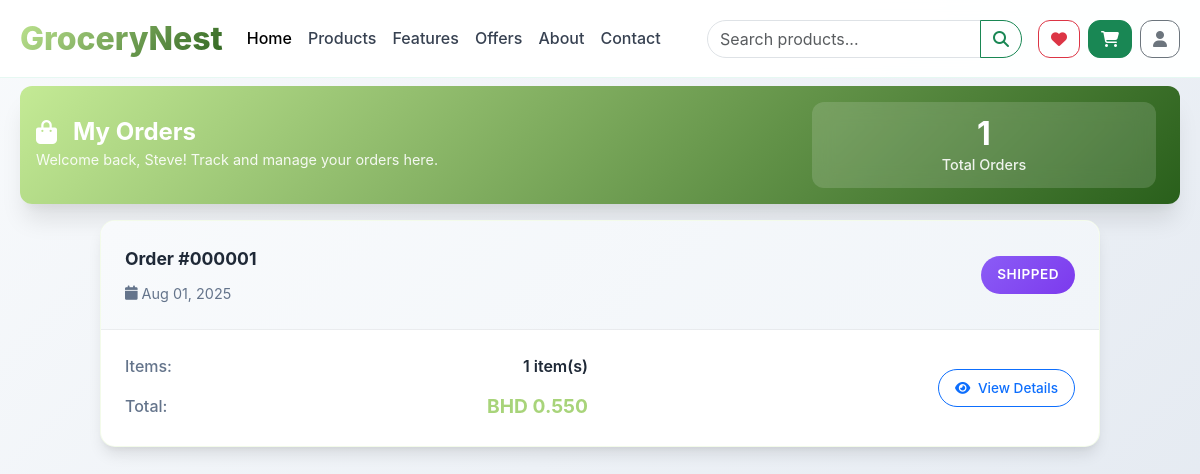
The page /orders.php (signed in) on the database as committed earlier.
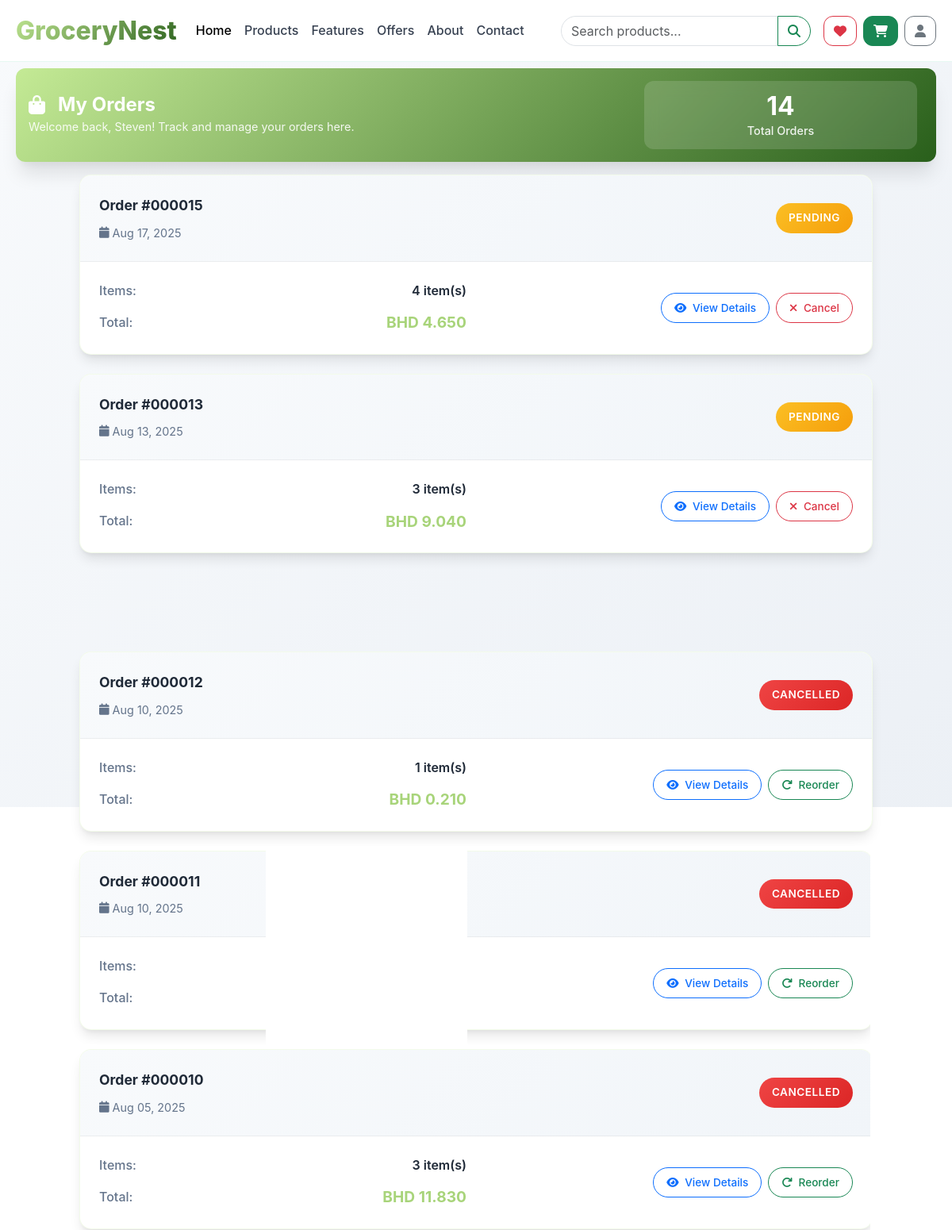
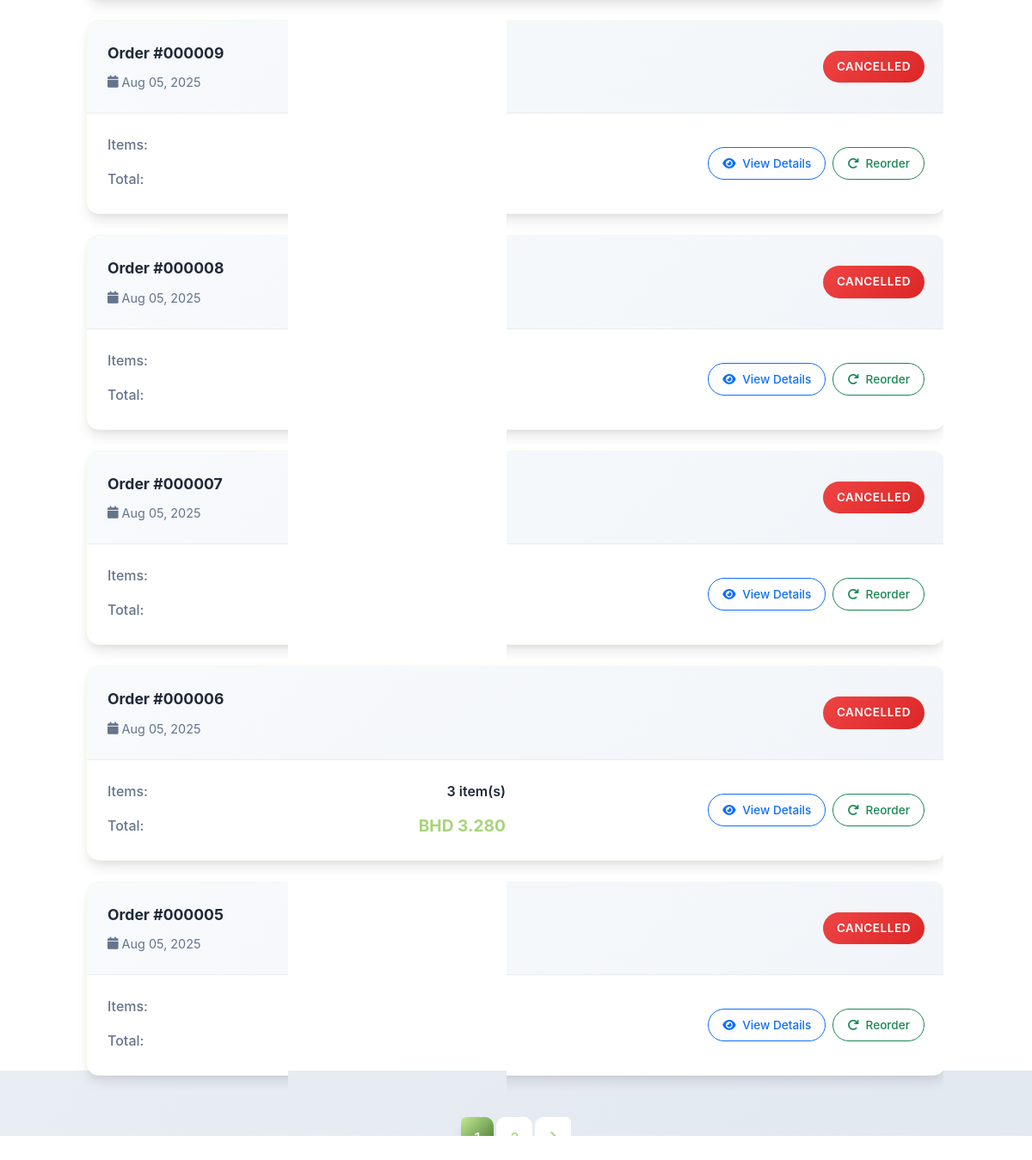
The same page on the database as committed later (2 pictures, top to bottom).
### tables this page shows
CREATE TABLE `customer` (
  `id` int(11) NOT NULL,
  `Fname` varchar(100) NOT NULL,
  `Lname` varchar(100) NOT NULL,
  `Mobile` varchar(20) DEFAULT NULL,
  `Building` varchar(255) DEFAULT NULL,
  `Block` varchar(100) DEFAULT NULL,
  `UID` int(11) NOT NULL,
  `Profile_pic` varchar(255) DEFAULT 'default.jpg',
  `created_at` datetime DEFAULT current_timestamp()
);

CREATE TABLE `orders` (
  `id` int(11) NOT NULL,
  `user_id` int(11) NOT NULL,
  `subtotal` decimal(10,2) NOT NULL,
  `tax_amount` decimal(10,2) NOT NULL,
  `total` decimal(10,2) NOT NULL,
  `status` varchar(50) DEFAULT 'pending',
  `shipping_address` text DEFAULT NULL,
  `payment_method` varchar(50) DEFAULT NULL,
  `created_at` datetime DEFAULT current_timestamp()
);

### orders.php (the view, shortened to what the changed rows need)
<?php
require_once 'project_connection.php';
$userId = $_SESSION['userId'];
$page = intval($_GET['page'] ?? 1);
$per_page = 10;
$offset = ($page - 1) * $per_page;
$stmt = $conn->prepare("SELECT COUNT(*) FROM orders WHERE user_id = ?");
$stmt->execute([$userId]);
$total_orders = $stmt->fetchColumn();
$total_pages = ceil($total_orders / $per_page);
$stmt = $conn->prepare("
    SELECT o.*, COUNT(oi.id) as item_count
    FROM orders o
    LEFT JOIN order_items oi ON o.id = oi.order_id
    WHERE o.user_id = ?
    GROUP BY o.id
    ORDER BY o.created_at DESC
    LIMIT ? OFFSET ?
");
$stmt->execute([$userId, $per_page, $offset]);
$orders = $stmt->fetchAll(PDO::FETCH_ASSOC);
$stmt = $conn->prepare("SELECT u.Username, c.Fname, c.Lname FROM user u LEFT JOIN customer c ON u.id = c.UID WHERE u.id = ?");
$stmt->execute([$userId]);
$user_info = $stmt->fetch(PDO::FETCH_ASSOC);
?>
<!DOCTYPE html>
<html lang="en">
<head>
    <link href="https://cdn.jsdelivr.net/npm/bootstrap@5.3.0/dist/css/bootstrap.min.css" rel="stylesheet">
    <link rel="stylesheet" href="https://cdnjs.cloudflare.com/ajax/libs/font-awesome/6.4.0/css/all.min.css">
    <link href="https://unpkg.com/aos@2.3.1/dist/aos.css" rel="stylesheet">
    <link rel="stylesheet" href="css/index.css">
    <link rel="stylesheet" href="css/navbar.css">
    <link rel="stylesheet" href="css/orders.css">
</head>
<body>
    <?php include 'navbar.php'; ?>
    <div class="orders-container">
        <div class="container py-4">
            <div class="orders-header" data-aos="fade-up">
                <div class="row align-items-center">
                    <div class="col-md-8">
                        <h1 class="orders-title">
                            <i class="fas fa-shopping-bag me-3"></i>
                            My Orders
                        </h1>
                        <p class="orders-subtitle">
                            Welcome back, <?php echo htmlspecialchars($user_info['Fname'] ?? $user_info['Username']); ?>!
                            Track and manage your orders here.
                        </p>
                    </div>
                    <div class="col-md-4 text-end">
                        <div class="orders-stats">
                            <div class="stat-item">
                                <span class="stat-number"><?php echo $total_orders; ?></span>
                                <span class="stat-label">Total Orders</span>
                            </div>
                        </div>
                    </div>
                </div>
            </div>
            <div class="orders-list" data-aos="fade-up" data-aos-delay="200">
                <?php if (empty($orders)): ?>
                    <div class="empty-orders">
                        <div class="empty-icon">
                            <i class="fas fa-shopping-cart"></i>
                        </div>
                        <h3>No Orders Yet</h3>
                        <p>You haven't placed any orders yet. Start shopping to see your orders here!</p>
                        <a href="products.php" class="btn btn-primary btn-lg">
                            <i class="fas fa-shopping-bag me-2"></i>
                            Start Shopping
                        </a>
                    </div>
                <?php else: ?>
                    <?php foreach ($orders as $order): ?>
                        <div class="order-card" data-aos="fade-up" data-aos-delay="100">
                            <div class="order-header">
                                <div class="order-info">
                                    <div class="order-id">
                                        <strong>Order #<?php echo str_pad($order['id'], 6, '0', STR_PAD_LEFT); ?></strong>
                                    </div>
                                    <div class="order-date">
                                        <i class="fas fa-calendar me-1"></i>
                                        <?php echo date('M d, Y', strtotime($order['created_at'])); ?>
                                    </div>
                                </div>
                                <div class="order-status">
                                    <span class="status-badge status-<?php echo $order['status']; ?>">
                                        <?php echo ucfirst($order['status']); ?>
                                    </span>
                                </div>
                            </div>
                            <div class="order-body">
                                <div class="row align-items-center">
                                    <div class="col-md-6">
                                        <div class="order-details">
                                            <div class="detail-item">
                                                <span class="detail-label">Items:</span>
                                                <span class="detail-value"><?php echo $order['item_count']; ?> item(s)</span>
                                            </div>
                                            <div class="detail-item">
                                                <span class="detail-label">Total:</span>
                                                <span class="detail-value total-amount">BHD <?php echo number_format($order['total'], 3); ?></span>
                                            </div>
                                        </div>
                                    </div>
                                    <div class="col-md-6">
                                        <div class="order-actions">
                                            <button class="btn btn-outline-primary btn-sm" onclick="viewOrderDetails(<?php echo $order['id']; ?>)">
                                                <i class="fas fa-eye me-1"></i>
                                                View Details
                                            </button>
                                            <?php if ($order['status'] === 'pending'): ?>
                                                <button class="btn btn-outline-danger btn-sm" onclick="cancelOrder(<?php echo $order['id']; ?>)">
                                                    <i class="fas fa-times me-1"></i>
                                                    Cancel
                                                </button>
                                            <?php endif; ?>
                                            <?php if (in_array($order['status'], ['delivered', 'cancelled'])): ?>
                                                <button class="btn btn-outline-success btn-sm" onclick="reorderItems(<?php echo $order['id']; ?>)">
                                                    <i class="fas fa-redo me-1"></i>
                                                    Reorder
                                                </button>
                                            <?php endif; ?>
                                        </div>
                                    </div>
                                </div>
                            </div>
                        </div>
                    <?php endforeach; ?>
                    <?php if ($total_pages > 1): ?>
                        <div class="pagination-container" data-aos="fade-up">
                            <nav aria-label="Orders pagination">
                                <ul class="pagination justify-content-center">
                                    <?php for ($i = max(1, $page - 2); $i <= min($total_pages, $page + 2); $i++): ?>
                                        <li class="page-item <?php echo $i === $page ? 'active' : ''; ?>">
                                            <a class="page-link" href="?page=<?php echo $i; ?>"><?php echo $i; ?></a>
                                        </li>
                                    <?php endfor; ?>
                                    <?php if ($page < $total_pages): ?>
                                        <li class="page-item">
                                            <a class="page-link" href="?page=<?php echo $page + 1; ?>">
                                                <i class="fas fa-chevron-right"></i>
                                            </a>
                                        </li>
                                    <?php endif; ?>
                                </ul>
                            </nav>
                        </div>
                    <?php endif; ?>
                <?php endif; ?>
            </div>
        </div>
    </div>
</body>
</html>

Rows that differ between the two databases and show on the page:
no longer on this page (row edited): orders: id "000001", created_at "Aug 01, 2025", status "SHIPPED", item_count "1", total "0.550"
changed customer: Fname "Steve" → "Steven"
added orders: id "000015", created_at "Aug 17, 2025", status "PENDING", item_count "4", total "4.650"
added orders: id "000013", created_at "Aug 13, 2025", status "PENDING", item_count "3", total "9.040"
added orders: id "000012", created_at "Aug 10, 2025", status "CANCELLED", item_count "1", total "0.210"
added orders: id "000011", created_at "Aug 10, 2025", status "CANCELLED"
added orders: id "000010", created_at "Aug 05, 2025", status "CANCELLED", item_count "3", total "11.830"
added orders: id "000009", created_at "Aug 05, 2025", status "CANCELLED"
added orders: id "000008", created_at "Aug 05, 2025", status "CANCELLED"
added orders: id "000007", created_at "Aug 05, 2025", status "CANCELLED"
added orders: id "000006", created_at "Aug 05, 2025", status "CANCELLED", item_count "3", total "3.280"
added orders: id "000005", created_at "Aug 05, 2025", status "CANCELLED"
Other text that changed with them:
$total_orders: "1" → "14"
new list line: "1"
new list line: "2"
